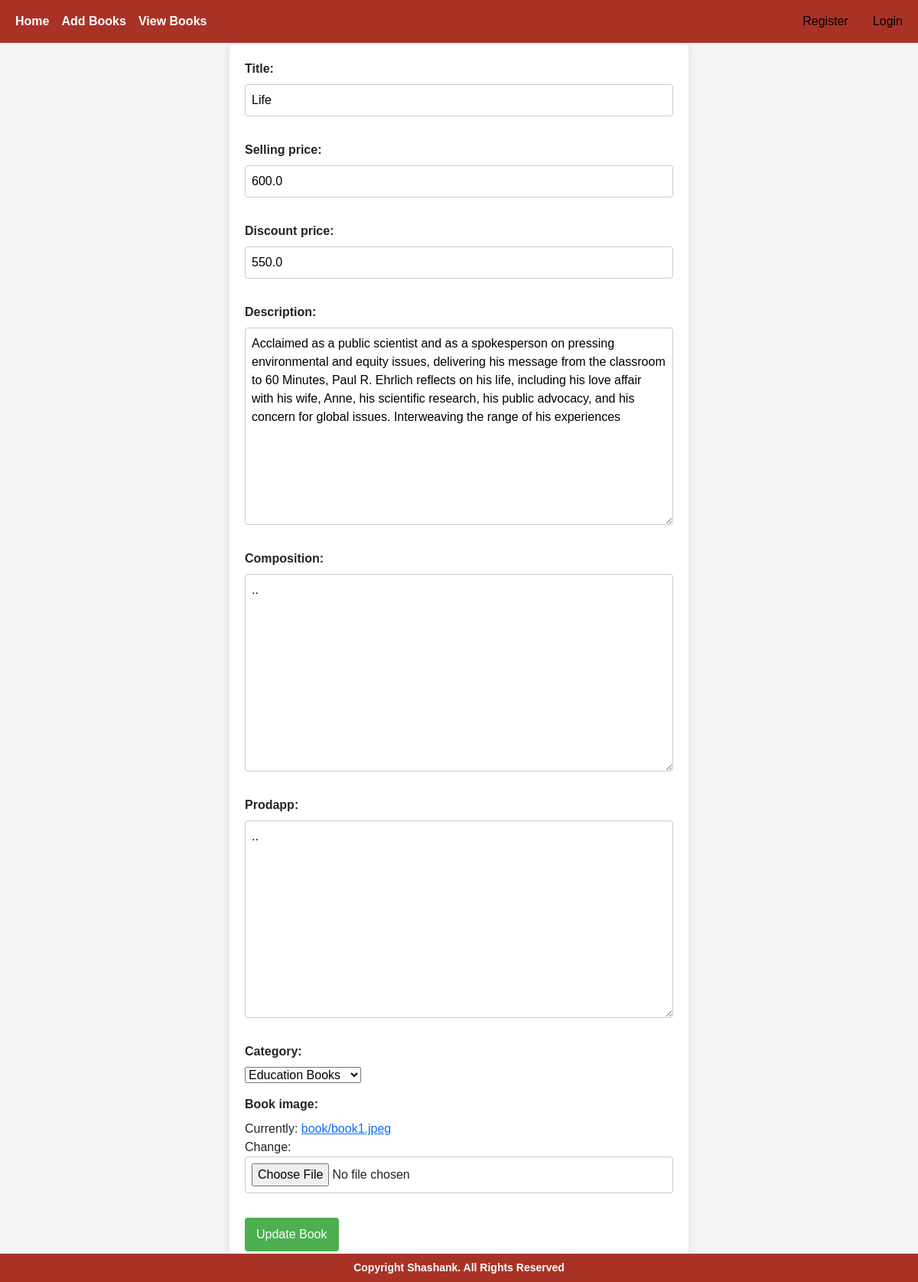
The app's page /update_book/1/ with its own data.
### Book/models.py (models this page shows, shortened)
class Book(models.Model):
    title=models.CharField(max_length=100)
    selling_price=models.FloatField()
    discount_price=models.FloatField()
    description=models.TextField()
    composition=models.TextField(default='')
    prodapp=models.TextField(default='')
    category = models.CharField(choices=CATEGORY_CHPICES,max_length=2)
    book_image=models.ImageField(upload_to='book')

### Book/views.py (the view, shortened to what this page needs)
# urls.py: path('update_book/<int:pk>/', UpdateBook.as_view(), name='update_book'),
class UpdateBook(View):
    def get(self, request, pk):
        book = get_object_or_404(Book, pk=pk)
        form = BookForm(instance=book)
        return render(request, 'update_book.html', {'form': form, 'book': book})

### Book/forms.py
class BookForm(forms.ModelForm):
    class Meta:
        model = Book
        fields = ['title', 'selling_price', 'discount_price', 'description', 'composition', 'prodapp', 'category', 'book_image']

### templates/update_book.html (shortened to what this page needs)
{% extends 'adminnavbar.html' %}
{% load static %}
{% block main-content %}
  <h2>Edit Book</h2>
  <form method="post" enctype="multipart/form-data">
    {{ form.as_p }}
    <button type="submit">Update Book</button>
  </form>
{% endblock main-content %}
{% block styles %}
    <link rel="stylesheet" type="text/css" href="{% static 'css/add_book.css' %}">
{% endblock styles %}

### static/css/add_book.css (style rules this page uses)
form { max-width: 600px; margin: 20px auto; padding: 20px; background-color: #fff; border-radius: 5px; box-shadow: 0 0 10px rgba(0, 0, 0, 0.1); }
label { display: block; margin-bottom: 8px; font-weight: bold; }
input, textarea { width: 100%; padding: 8px; margin-bottom: 16px; border: 1px solid #ccc; border-radius: 4px; box-sizing: border-box; }
button { background-color: #4caf50; color: #fff; padding: 10px 15px; border: none; border-radius: 4px; cursor: pointer; }

### records on screen
Book: title "Life", selling_price "600.0", discount_price "550.0", description "Acclaimed as a public scientist and as a spokesperson on pressing environmental and equity issues, delivering his message from the classroom to 60 Minutes, Paul R. Ehrlich reflects on his life, including his love affair with his wife, Anne, his scientific research, his public advocacy, and his concern for global issues. Interweaving the range of his experiences", composition "..", prodapp "..", category "Education Books"
